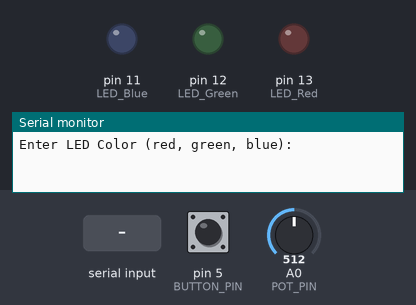
Bench run of a sketch on a simulated Arduino Uno, built with avr-gcc and run on an emulated ATmega328P. On the bench: output pins drawn as LEDs (lit = HIGH), the last lines printed to the serial monitor. The inputs (shaded band) are chosen by the test bench; at power-on: pin 5 (BUTTON_PIN) HIGH, A0 (POT_PIN) = 512.

Above: at 0.9 s.
1.0 s: "red\n" received over Serial
2.9 s: pin 5 (BUTTON_PIN) pulled LOW for 0.15 s
At 3.6 s:
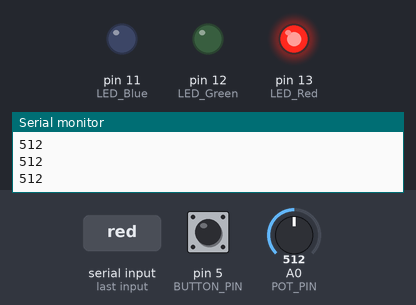
4.5 s: pin 5 (BUTTON_PIN) pulled LOW for 1 s
At 5.6 s:
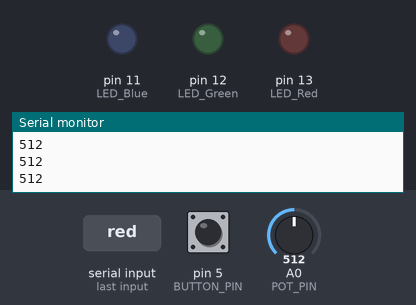
7.0 s: pin 5 (BUTTON_PIN) pulled LOW for 3.2 s
At 8.3 s:
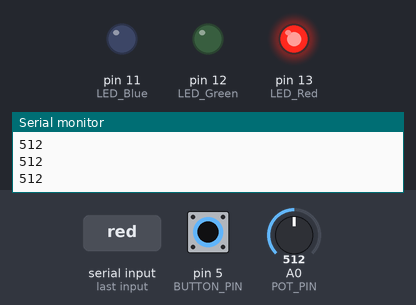
Timing chart, 0 to 10.0 s (numbered marks = the images above; inputs shaded):
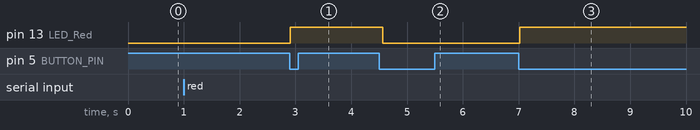

The sketch:

Spectrophotometer_Final_Code.ino
```cpp
#define LED_Red 13
#define LED_Green 12
#define LED_Blue 11
#define BUTTON_PIN 5
#define POT_PIN A0

byte lastButtonState;
byte ledState = LOW;
String color;
int ldr_value = 0;

void setup() {
  pinMode(LED_Red, OUTPUT);
  pinMode(LED_Green, OUTPUT);
  pinMode(LED_Blue, OUTPUT);

  pinMode(BUTTON_PIN, INPUT);

  lastButtonState = digitalRead(BUTTON_PIN);

  Serial.begin(9600);
  Serial.println("Enter LED Color (red, green, blue): ");

  while (color == ""){
    if(Serial.available()){
      color = Serial.readStringUntil('\n');
      color.trim();
      color.toLowerCase();
    }
  }
}

void loop() {
  byte buttonState = digitalRead(BUTTON_PIN);

  if (buttonState != lastButtonState){
    lastButtonState = buttonState;

    if (buttonState == LOW){

      ledState = !ledState;

      if (color == "red"){
        digitalWrite(LED_Red, ledState);
      }
      else if (color == "green"){
        digitalWrite(LED_Green, ledState);
      }
      else if (color == "blue"){
        digitalWrite(LED_Blue, ledState);
        Serial.println("blue");
      }

      delay(50);
    }
  }

  ldr_value = analogRead(POT_PIN);
  Serial.println(ldr_value);
  delay(100);

}
```

Measured:
- after the input at 2.9 s, pin 13 (LED_Red): LOW → HIGH at once
- after the input at 4.5 s, pin 13 (LED_Red): HIGH → LOW after 0.06 s
- after the input at 7.0 s, pin 13 (LED_Red): LOW → HIGH at once
